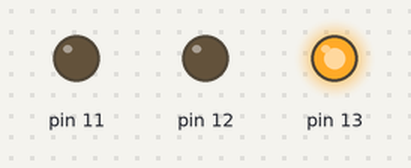
Recording of a sketch running on a simulated Arduino Uno, built with avr-gcc and run on an emulated ATmega328P. Shown: output pins drawn as LEDs (lit = HIGH).

Above: at 0.1 s.
At 60.1 s:
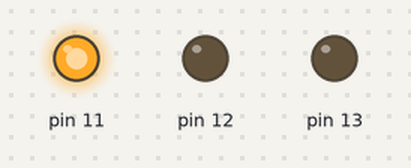
At 120.1 s:
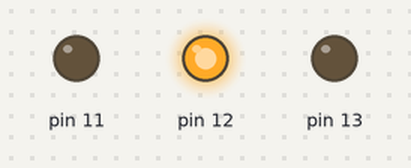
Timing chart, 0 to 121.6 s (numbered marks = the images above):
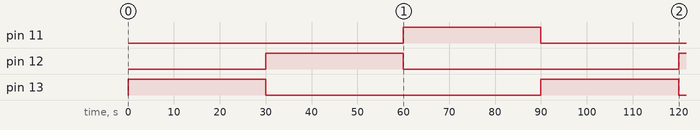

Measured:
- by itself, pin 11: LOW → HIGH at 60.0 s, → LOW 30.0 s later
- by itself, pin 12: LOW → HIGH at 30.0 s, → LOW 30.0 s later, → HIGH 60.0 s later
- by itself, pin 13: alternates HIGH for 30.0 s and LOW for 60.0 s

The sketch:

Code.ino
```cpp
/*
  This program blinks LED connected at pin 13, 12 and 11
  alternatively.
*/
void setup()
{
  pinMode(13, OUTPUT);
  pinMode(12, OUTPUT);
  pinMode(11, OUTPUT);
}
void loop()
{
  // turn the LED on.
  digitalWrite(13, HIGH);
  delay(30000); // Wait for 30 second(s)
  // turn the LED off.
  digitalWrite(13, LOW);
  // turn the LED on.
  digitalWrite(12, HIGH);
  delay(30000); // Wait for 30 second(s)
  // turn the LED off.
  digitalWrite(12, LOW);
  // turn the LED on.
  digitalWrite(11, HIGH);
  delay(30000); // Wait for 30 second(s)
  // turn the LED off.
  digitalWrite(11, LOW);
}
```
